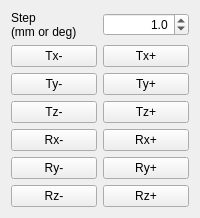
          <widget class="QWidget" name="page_2">
           <layout class="QVBoxLayout" name="verticalLayout_25">
            <item>
             <layout class="QHBoxLayout" name="horizontalLayout_19">
              <item>
               <widget class="QLabel" name="label_73">
                <property name="text">
                 <string>Step 
(mm or deg)</string>
                </property>
               </widget>
              </item>
              <item>
               <widget class="QDoubleSpinBox" name="doubleSpinBox_step">
                <property name="alignment">
                 <set>Qt::AlignRight|Qt::AlignTrailing|Qt::AlignVCenter</set>
                </property>
                <property name="decimals">
                 <number>1</number>
                </property>
                <property name="maximum">
                 <double>10.000000000000000</double>
                </property>
                <property name="value">
                 <double>1.000000000000000</double>
                </property>
               </widget>
              </item>
             </layout>
            </item>
            <item>
             <layout class="QGridLayout" name="gridLayout">
              <item row="4" column="0">
               <widget class="QPushButton" name="btnRYn">
                <property name="text">
                 <string>Ry-</string>
                </property>
               </widget>
              </item>
              <item row="2" column="1">
               <widget class="QPushButton" name="btnTZp">
                <property name="text">
                 <string>Tz+</string>
                </property>
               </widget>
              </item>
              <item row="3" column="0">
               <widget class="QPushButton" name="btnRXn">
                <property name="text">
                 <string>Rx-</string>
                </property>
               </widget>
              </item>
              <item row="5" column="0">
               <widget class="QPushButton" name="btnRZn">
                <property name="text">
                 <string>Rz-</string>
                </property>
               </widget>
              </item>
              <item row="1" column="1">
               <widget class="QPushButton" name="btnTYp">
                <property name="text">
                 <string>Ty+</string>
                </property>
               </widget>
              </item>
              <item row="4" column="1">
               <widget class="QPushButton" name="btnRYp">
                <property name="text">
                 <string>Ry+</string>
                </property>
               </widget>
              </item>
              <item row="1" column="0">
               <widget class="QPushButton" name="btnTYn">
                <property name="text">
                 <string>Ty-</string>
                </property>
               </widget>
              </item>
              <item row="3" column="1">
               <widget class="QPushButton" name="btnRXp">
                <property name="text">
                 <string>Rx+</string>
                </property>
               </widget>
              </item>
              <item row="0" column="1">
               <widget class="QPushButton" name="btnTXp">
                <property name="text">
                 <string>Tx+</string>
                </property>
               </widget>
              </item>
              <item row="5" column="1">
               <widget class="QPushButton" name="btnRZp">
                <property name="text">
                 <string>Rz+</string>
                </property>
               </widget>
              </item>
              <item row="2" column="0">
               <widget class="QPushButton" name="btnTZn">
                <property name="text">
                 <string>Tz-</string>
                </property>
               </widget>
              </item>
              <item row="0" column="0">
               <widget class="QPushButton" name="btnTXn">
                <property name="text">
                 <string>Tx-</string>
                </property>
               </widget>
              </item>
             </layout>
            </item>
           </layout>
          </widget>
